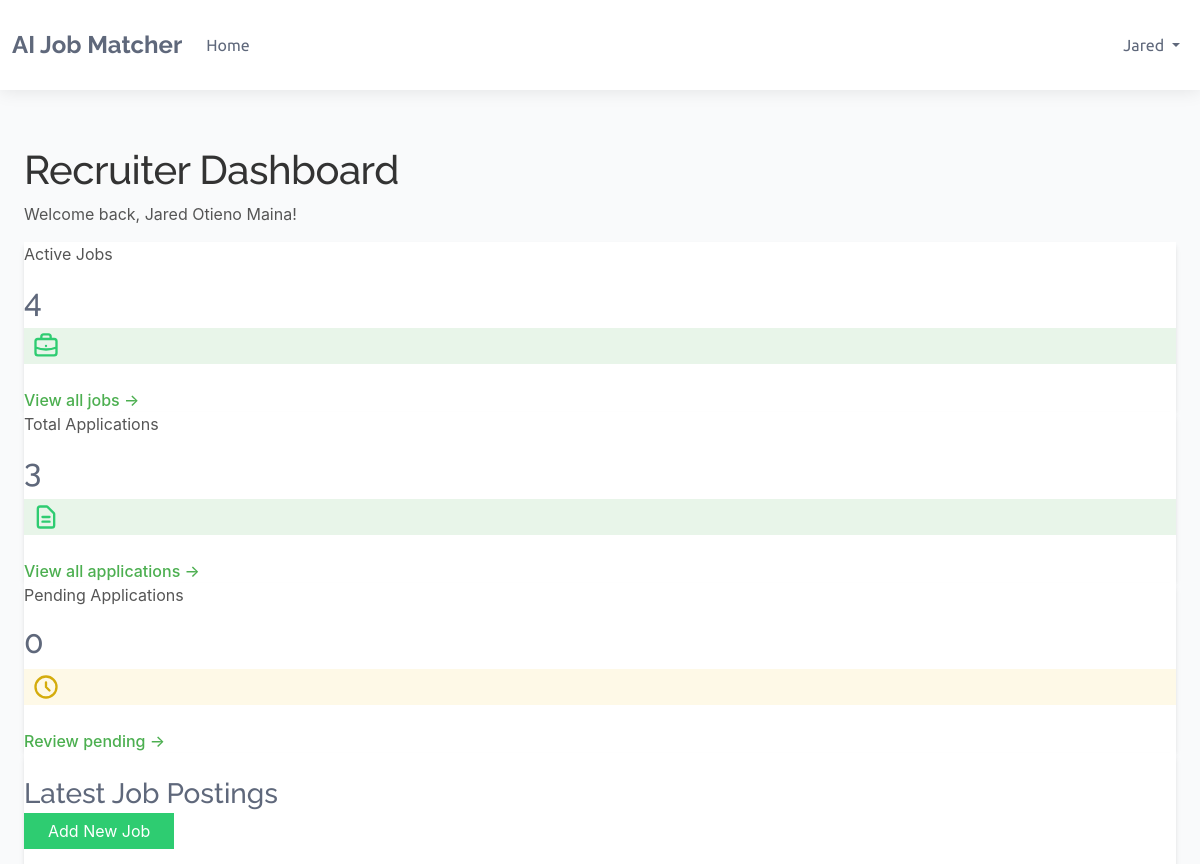
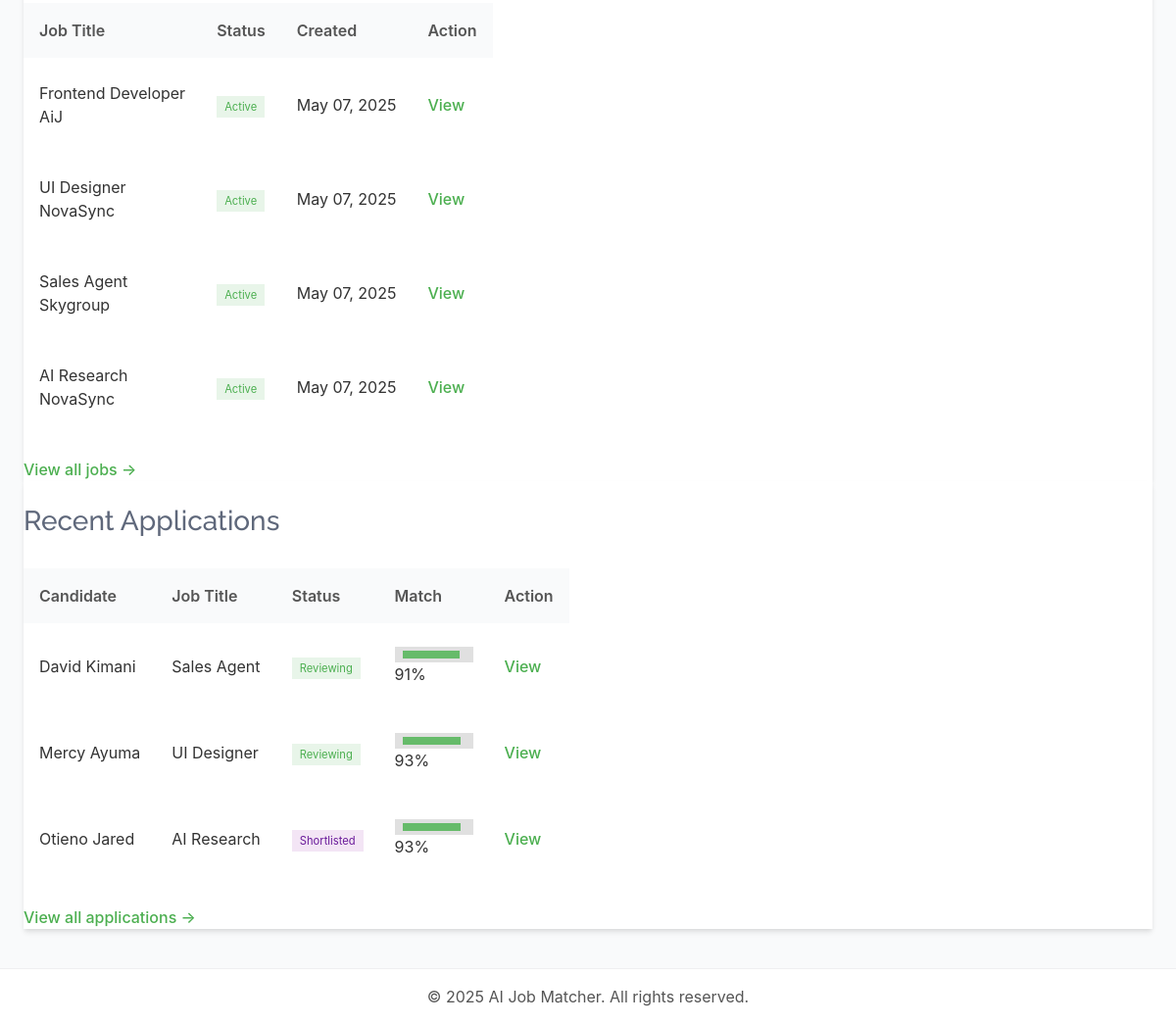
The app's page /dashboards/recruiter/ (signed in), older data (2 pictures, top to bottom).
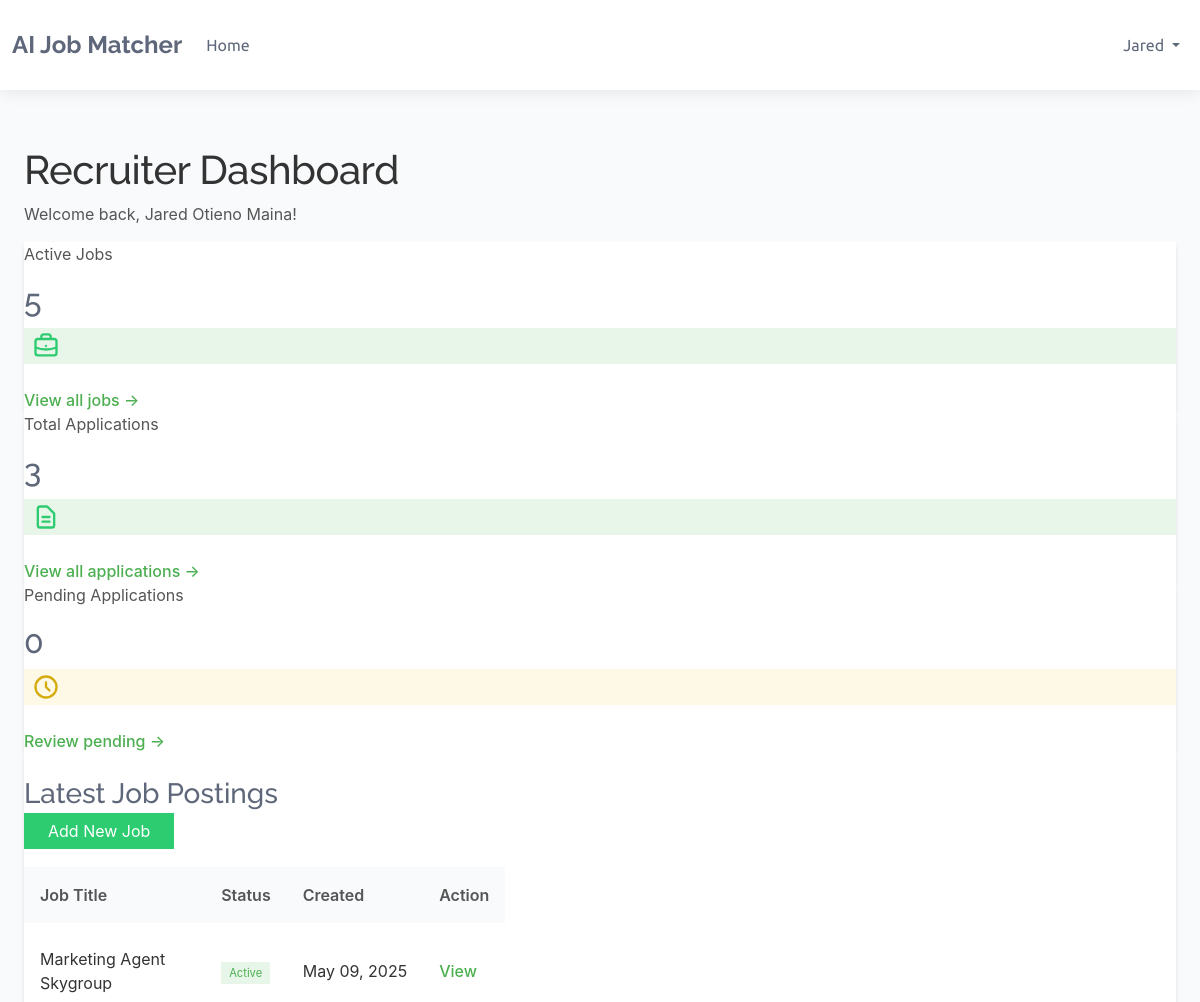
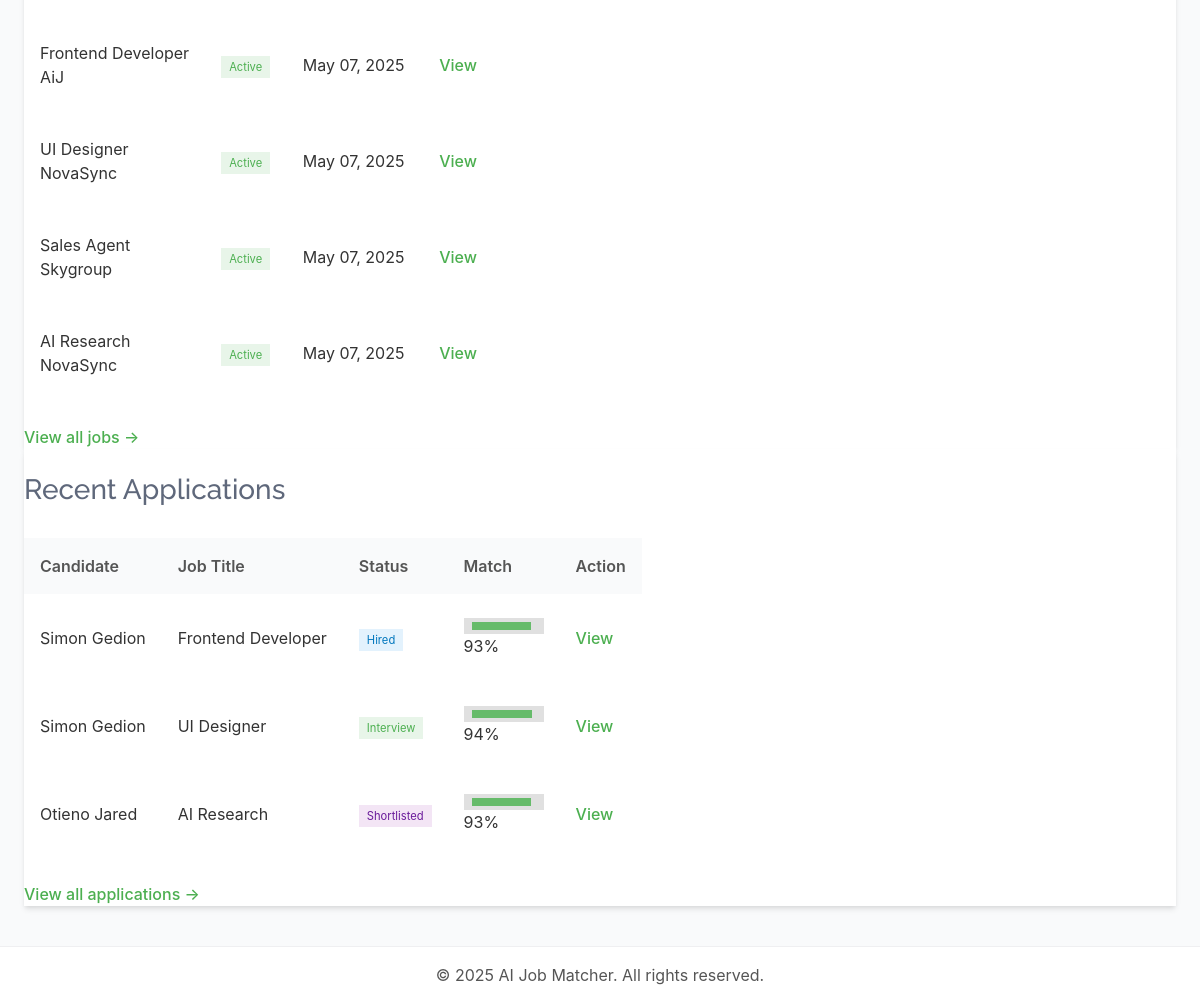
The same page, newer data (2 pictures, top to bottom).
### dashboards/models.py (models this page shows, shortened)
class BaseModel(models.Model):
    created_at = models.DateTimeField(auto_now_add=True)
    updated_at = models.DateTimeField(auto_now=True)
    class Meta:
        abstract = True

class JobPosting(BaseModel):
    STATUS_CHOICES = (
        ('active', 'Active'),
        ('filled', 'Filled'),
        ('expired', 'Expired'),
        ('draft', 'Draft'),
    )
    recruiter = models.ForeignKey(Recruiter, on_delete=models.CASCADE, related_name='job_postings')
    title = models.CharField(_('job title'), max_length=255)
    company_name = models.CharField(_('company name'), max_length=255)
    category = models.CharField(_('job category'), max_length=100)
    description = models.TextField(_('job description'))
    requirements = models.TextField(_('job requirements'))
    responsibilities = models.TextField(_('responsibilities'))
    location = models.CharField(_('location'), max_length=255)
    salary_min = models.DecimalField(_('minimum salary'), max_digits=12, decimal_places=2, null=True, blank=True)
    salary_max = models.DecimalField(_('maximum salary'), max_digits=12, decimal_places=2, null=True, blank=True)
    experience_required = models.PositiveIntegerField(_('experience required (years)'), default=0)
    education_level = models.CharField(_('education level'), max_length=100)
    employment_type = models.CharField(_('employment type'), max_length=50)
    status = models.CharField(_('status'), max_length=20, choices=STATUS_CHOICES, default='active')
    expiry_date = models.DateField(_('expiry date'), default=timezone.now)
    skills_required = models.TextField(_('skills required'))
    embedding_vector = models.BinaryField(_('job embedding vector'), null=True, blank=True)
    class Meta:
        ordering = ['-created_at']
        verbose_name = _('Job Posting')
        verbose_name_plural = _('Job Postings')

class JobApplication(BaseModel):
    STATUS_CHOICES = (
        ('pending', 'Pending'),
        ('reviewing', 'Reviewing'),
        ('shortlisted', 'Shortlisted'),
        ('rejected', 'Rejected'),
        ('interview', 'Interview'),
        ('offer', 'Offer Extended'),
        ('hired', 'Hired'),
        ('declined', 'Declined'),
    )
    job = models.ForeignKey(JobPosting, on_delete=models.CASCADE, related_name='applications')
    candidate = models.ForeignKey(Candidate, on_delete=models.CASCADE, related_name='applications')
    resume = models.ForeignKey(Resume, on_delete=models.CASCADE, related_name='applications', null=True, blank=True)
    cover_letter = models.TextField(_('cover letter'), blank=True, null=True)
    status = models.CharField(_('status'), max_length=20, choices=STATUS_CHOICES, default='pending')
    match_score = models.FloatField(_('match score'), validators=[MinValueValidator(0), MaxValueValidator(100)], default=0)
    recruiter_notes = models.TextField(_('recruiter notes'), blank=True, null=True)
    class Meta:
        ordering = ['-match_score', '-created_at']
        verbose_name = _('Job Application')
        verbose_name_plural = _('Job Applications')

### accounts/models.py (models this page shows, shortened)
class Profile(models.Model):
    user = models.OneToOneField(User,
                                on_delete=models.CASCADE, unique=True)
    bio = models.TextField(_('bio'), blank=True, null=True)
    profile_picture = models.ImageField(
        _("profile picture"), upload_to="profile",
        default="default.png")
    class Meta:
        abstract= True

class Candidate(Profile):
    skills = models.TextField(_('skills'), blank=True, null=True)
    education = models.TextField(_('education'), blank=True, null=True)
    experience = models.IntegerField(_('experience'), blank=True, null=True)
    location = models.CharField(max_length=255, blank=True, null=True)
    job_type_preference = models.CharField(_("job type preference"), max_length=50, blank=True, null=True)
    expected_salary = models.IntegerField(_("expected salary"), blank=True, null=True)
    availability_in_weeks = models.IntegerField(_("availability in weeks"), blank=True, null=True)

class TrackingModel(models.Model):
    created_at = models.DateTimeField(auto_now_add=True)
    updated_at = models.DateTimeField(auto_now=True)
    class Meta:
        abstract = True
        ordering = ["-created_at"]

class User(AbstractBaseUser, TrackingModel):
    username_validator = UnicodeUsernameValidator()
    Role_choices = (
        ("Administrator", "Administrator"),
        ("Recruiter", "Recruiter"),
        ("Candidate", "Candidate")
    )
    Gender_choices = (
        ("Male", "Male"),
        ("Female", "Female"),
        ("Other", "Other")
    )
    username = models.CharField(
        _('username'),
        max_length=150,
        unique=True,
        validators=[username_validator],
        error_messages={
            'unique':_("A user with that username already exists."),
        },
    )
    phoneNumberRegex = RegexValidator(regex=r"^\+?1?\d{8,15}$")
    full_name = models.CharField(_('full name'),max_length=200)
    email = models.EmailField(_('email'), unique=True, error_messages={
        'unique': ('A user with email already exists.'),
    })
    gender = models.CharField(_("gender"), max_length=10, choices=Gender_choices)
    phone = PhoneNumberField(
        _('phone number'), unique=True,validators=[phoneNumberRegex],
        blank=True, null=True, max_length=27)
    country = models.CharField(_("country"), max_length=50,
                              blank=True, null=True)
    city = models.CharField(_("city"), max_length=50,
                              blank=True, null=True)
    role = models.CharField(_('Role'), max_length=17, choices=Role_choices, default="Client")
    is_active = models.BooleanField(_('active'), default=True)
    is_admin = models.BooleanField(_('admin'), default=False)
    is_staff = models.BooleanField(_("staff"), default=False)
    timestamp = models.DateTimeField(_("timestamp"), auto_now_add=True)
    objects = CustomManager()
    USERNAME_FIELD = 'email'
    REQUIRED_FIELDS = ['username',]
    @property
    def staff(self):
        return self.staff
    @property
    def active(self):
        return self.active
    @property
    def admin(self):
        return self.admin

### dashboards/views.py (the view)
# urls.py: path('recruiter/', views.recruiter_dashboard, name='recruiter_dashboard'),
@login_required
@user_passes_test(is_recruiter)
def recruiter_dashboard(request):
    recruiter_profile = request.user.recruiter
    active_jobs = JobPosting.objects.filter(
        recruiter=recruiter_profile,
        status='active'
    ).count()
    total_applications = JobApplication.objects.filter(
        job__recruiter=recruiter_profile
    ).count()
    pending_applications = JobApplication.objects.filter(
        job__recruiter=recruiter_profile,
        status='pending'
    ).count()
    latest_jobs = JobPosting.objects.filter(
        recruiter=recruiter_profile
    ).order_by('-created_at')[:5]
    latest_applications = JobApplication.objects.filter(
        job__recruiter=recruiter_profile
    ).order_by('-created_at')[:5]
    context = {
        'active_jobs': active_jobs,
        'total_applications': total_applications,
        'pending_applications': pending_applications,
        'latest_jobs': latest_jobs,
        'latest_applications': latest_applications,
    }
    return render(request, 'dashboards/recruiter_dashboard.html', context)

### dashboards/views.py (called while the page is built)
def is_recruiter(user):
    return user.is_authenticated and user.role == 'Recruiter'

### templates/dashboards/recruiter_dashboard.html (shortened to what the changed rows need)
{% extends 'dashboards/base.html' %}
{% block content %}
<div class="container mx-auto px-4 py-6">
    <div class="mb-8">
        <h1 class="text-3xl font-bold text-gray-800">Recruiter Dashboard</h1>
    </div>
    <div class="grid grid-cols-1 md:grid-cols-3 gap-6 mb-8">
        <div class="bg-white rounded-lg shadow-md p-6">
            <div class="flex items-center justify-between">
                <div>
                    <p class="text-gray-500 text-sm uppercase font-medium">Active Jobs</p>
                    <h2 class="text-3xl font-bold text-gray-800">{{ active_jobs }}</h2>
                </div>
            </div>
        </div>
        <div class="bg-white rounded-lg shadow-md p-6">
            <div class="flex items-center justify-between">
                <div>
                    <h2 class="text-3xl font-bold text-gray-800">{{ total_applications }}</h2>
                </div>
            </div>
        </div>
        <div class="bg-white rounded-lg shadow-md p-6">
            <div class="flex items-center justify-between">
                <div>
                    <h2 class="text-3xl font-bold text-gray-800">{{ pending_applications }}</h2>
                </div>
            </div>
        </div>
    </div>
    <div class="grid grid-cols-1 lg:grid-cols-2 gap-8">
        <div class="bg-white rounded-lg shadow-md">
            <div class="p-6">
                {% if latest_jobs %}
                    <div class="overflow-x-auto">
                        <table class="min-w-full divide-y divide-gray-200">
                            <thead>
                                <tr>
                                    <th class="px-6 py-3 text-left text-xs font-medium text-gray-500 uppercase tracking-wider">Job Title</th>
                                    <th class="px-6 py-3 text-left text-xs font-medium text-gray-500 uppercase tracking-wider">Status</th>
                                    <th class="px-6 py-3 text-left text-xs font-medium text-gray-500 uppercase tracking-wider">Created</th>
                                    <th class="px-6 py-3 text-left text-xs font-medium text-gray-500 uppercase tracking-wider">Action</th>
                                </tr>
                            </thead>
                            <tbody class="bg-white divide-y divide-gray-200">
                                {% for job in latest_jobs %}
                                <tr>
                                    <td class="px-6 py-4 whitespace-nowrap">
                                        <div class="text-sm font-medium text-gray-900">{{ job.title }}</div>
                                        <div class="text-sm text-gray-500">{{ job.company_name }}</div>
                                    </td>
                                    <td class="px-6 py-4 whitespace-nowrap">
                                        <span class="px-2 inline-flex text-xs leading-5 font-semibold rounded-full
                                            {% if job.status == 'active' %}bg-green-100 text-green-800
                                            {% elif job.status == 'filled' %}bg-blue-100 text-blue-800
                                            {% elif job.status == 'expired' %}bg-red-100 text-red-800
                                            {% else %}bg-gray-100 text-gray-800{% endif %}">
                                            {{ job.status|title }}
                                        </span>
                                    </td>
                                    <td class="px-6 py-4 whitespace-nowrap text-sm text-gray-500">
                                        {{ job.created_at|date:"M d, Y" }}
                                    </td>
                                    <td class="px-6 py-4 whitespace-nowrap text-sm font-medium">
                                        <a href="{% url 'dashboards:job_detail' job_id=job.id %}" class="text-blue-600 hover:text-blue-900">View</a>
                                    </td>
                                </tr>
                                {% endfor %}
                            </tbody>
                        </table>
                    </div>
                {% else %}
                    <div class="text-center py-8">
                        <p class="text-gray-500 mb-4">You haven't posted any jobs yet.</p>
                        <a href="{% url 'dashboards:create_job' %}" class="bg-blue-600 hover:bg-blue-700 text-white px-4 py-2 rounded-md text-sm font-medium">Post Your First Job</a>
                    </div>
                {% endif %}
            </div>
        </div>
        <div class="bg-white rounded-lg shadow-md">
            <div class="p-6">
                {% if latest_applications %}
                    <div class="overflow-x-auto">
                        <table class="min-w-full divide-y divide-gray-200">
                            <thead>
                                <tr>
                                    <th class="px-6 py-3 text-left text-xs font-medium text-gray-500 uppercase tracking-wider">Candidate</th>
                                    <th class="px-6 py-3 text-left text-xs font-medium text-gray-500 uppercase tracking-wider">Job Title</th>
                                    <th class="px-6 py-3 text-left text-xs font-medium text-gray-500 uppercase tracking-wider">Status</th>
                                    <th class="px-6 py-3 text-left text-xs font-medium text-gray-500 uppercase tracking-wider">Match</th>
                                    <th class="px-6 py-3 text-left text-xs font-medium text-gray-500 uppercase tracking-wider">Action</th>
                                </tr>
                            </thead>
                            <tbody class="bg-white divide-y divide-gray-200">
                                {% for application in latest_applications %}
                                <tr>
                                    <td class="px-6 py-4 whitespace-nowrap">
                                        <div class="text-sm font-medium text-gray-900">{{ application.candidate.user.full_name }}</div>
                                    </td>
                                    <td class="px-6 py-4 whitespace-nowrap">
                                        <div class="text-sm text-gray-900">{{ application.job.title }}</div>
                                    </td>
                                    <td class="px-6 py-4 whitespace-nowrap">
                                        <span class="px-2 inline-flex text-xs leading-5 font-semibold rounded-full
                                            {% if application.status == 'pending' %}bg-yellow-100 text-yellow-800
                                            {% elif application.status == 'reviewing' %}bg-blue-100 text-blue-800
                                            {% elif application.status == 'shortlisted' %}bg-purple-100 text-purple-800
                                            {% elif application.status == 'rejected' %}bg-red-100 text-red-800
                                            {% elif application.status == 'interview' %}bg-green-100 text-green-800
                                            {% elif application.status == 'offer' %}bg-indigo-100 text-indigo-800
                                            {% elif application.status == 'hired' %}bg-emerald-100 text-emerald-800
                                            {% else %}bg-gray-100 text-gray-800{% endif %}">
                                            {{ application.status|title }}
                                        </span>
                                    </td>
                                    <td class="px-6 py-4 whitespace-nowrap">
                                        <div class="flex items-center">
                                            <div class="w-16 bg-gray-200 rounded-full h-2.5">
                                                <div class="bg-blue-600 h-2.5 rounded-full" style="width: {{ application.match_score }}%"></div>
                                            </div>
                                            <span class="ml-2 text-sm text-gray-600">{{ application.match_score|floatformat:0 }}%</span>
                                        </div>
                                    </td>
                                    <td class="px-6 py-4 whitespace-nowrap text-sm font-medium">
                                        <a href="{% url 'dashboards:application_detail' application_id=application.id %}" class="text-blue-600 hover:text-blue-900">View</a>
                                    </td>
                                </tr>
                                {% endfor %}
                            </tbody>
                        </table>
                    </div>
                {% else %}
                    <div class="text-center py-8">
                        <p class="text-gray-500">No applications have been received yet.</p>
                    </div>
                {% endif %}
            </div>
        </div>
    </div>
</div>
{% endblock %}

Row changes from the older to the newer data that the page shows:
removed JobApplication: candidate.user.full_name "David Kimani", job "Sales Agent", status "Reviewing", match_score "91"
removed JobApplication: candidate.user.full_name "Mercy Ayuma", job "UI Designer", status "Reviewing", match_score "93"
added JobPosting: title "Marketing Agent", company_name "Skygroup", status "Active", created_at "May 09, 2025"
added JobApplication: candidate.user.full_name "Simon Gedion", job "Frontend Developer", status "Hired", match_score "93"
added JobApplication: candidate.user.full_name "Simon Gedion", job "UI Designer", status "Interview", match_score "94"
Text that changed along with them:
{{ active_jobs }}: "4" → "5"
